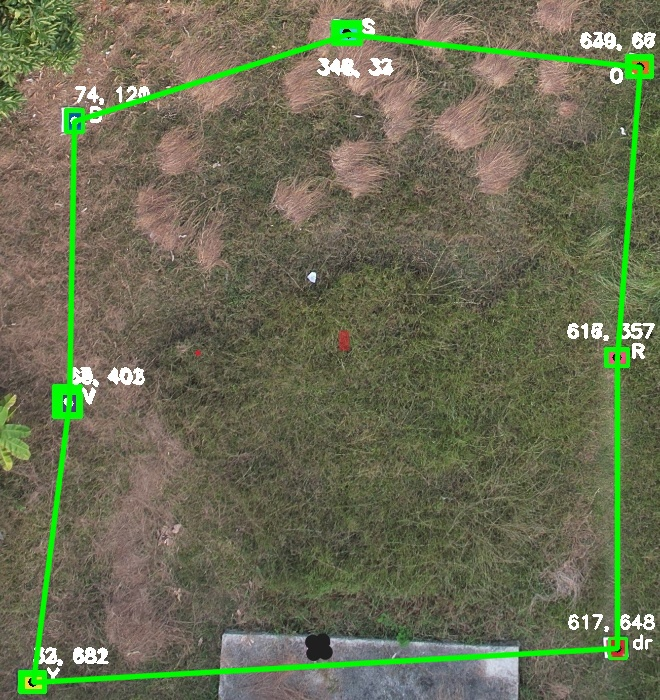
#> input picture Pollygon.jpg, 660 x 700 px, given in place of DJI_0210.JPG, which was not available
$ jupyter execute trackbar.ipynb
#> lines starting #> are read from the running program, lines starting #| are printed output that depends on the picture; after the words box and inside, x2 and y2 are one past the last pixel; in counts of white or black regions, pixels touching at a corner belong together; pictures that were not available may be replaced by others from this repository, and a replacement may not be noted
[cell 1]
# import time
# import numpy as np
# import cv2

[cell 2]
# img=cv2.imread("C:/Users/Dharma Dev/Desktop/Project/drone/DJI_202.jpg")

[cell 3]
 # [13 lines of commented-out code are left out]

[cell 4]
import time
import numpy as np
import cv2


def nothing(x):
    pass
cv2.namedWindow("Trackbars")
cv2.createTrackbar("L - H", "Trackbars", 0, 179, nothing)
#> slider 'L - H' is set to 35
cv2.createTrackbar("L - S", "Trackbars", 0, 255, nothing)
#> slider 'L - S' is set to 51
cv2.createTrackbar("L - V", "Trackbars", 0, 255, nothing)
#> slider 'L - V' is set to 51
cv2.createTrackbar("U - H", "Trackbars", 179, 179, nothing)
cv2.createTrackbar("U - S", "Trackbars", 255, 255, nothing)
cv2.createTrackbar("U - V", "Trackbars", 255, 255, nothing)


while True:
    frame=cv2.imread("C:/Users/Dharma Dev/Desktop/Project/drone2/DJI_0210.JPG")
#> frame is the input picture: shape (700, 660, 3); mean B, G, R 83, 109.4, 106.2
    frame=cv2.resize(frame,(660,700))
    hsv = cv2.cvtColor(frame, cv2.COLOR_BGR2HSV)
#> hsv: shape (700, 660, 3); mean H, S, V 29.8, 70.6, 116.6

    l_h = cv2.getTrackbarPos("L - H", "Trackbars")
    l_s = cv2.getTrackbarPos("L - S", "Trackbars")
    l_v = cv2.getTrackbarPos("L - V", "Trackbars")
    u_h = cv2.getTrackbarPos("U - H", "Trackbars")
    u_s = cv2.getTrackbarPos("U - S", "Trackbars")
    u_v = cv2.getTrackbarPos("U - V", "Trackbars")
    lower_blue = np.array([l_h, l_s, l_v])
    upper_blue = np.array([u_h, u_s, u_v])
    mask = cv2.inRange(hsv, lower_blue, upper_blue)
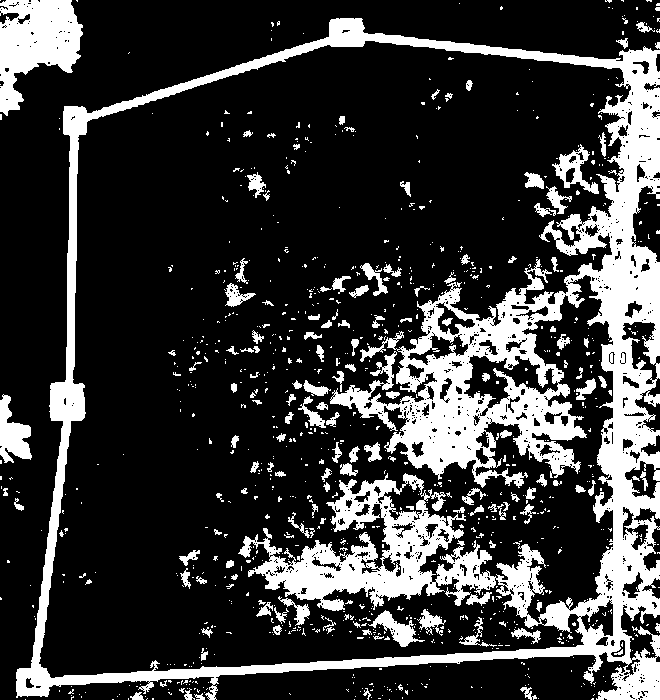
#> mask: shape (700, 660); 22.6% white; 952 white regions (806 under 20 px), largest, box (x1, y1, x2, y2) and area: (16, 18, 660, 700) 82168, (0, 0, 83, 116) 5766, (0, 394, 32, 463) 1257
    result = cv2.bitwise_and(frame, frame, mask=mask)
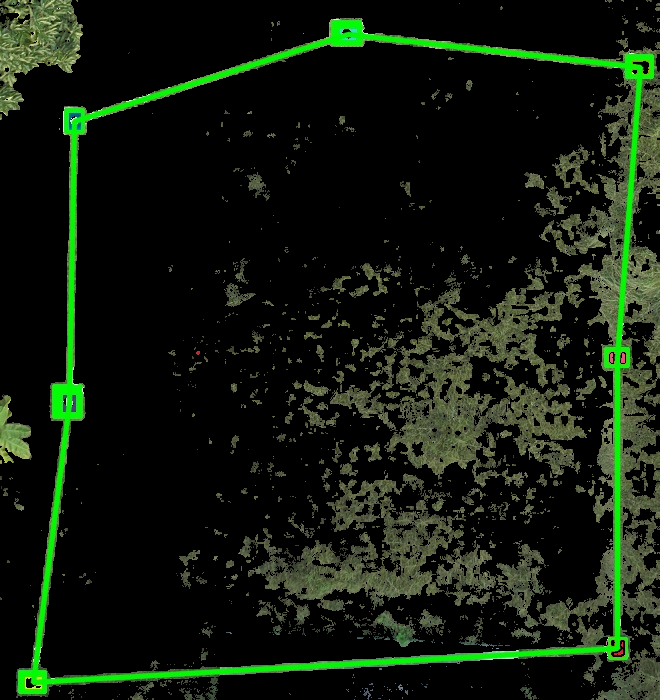
#> result: shape (700, 660, 3); mean B, G, R 13.7, 27.5, 17.9

    # show thresholded image
    cv2.imshow("mask", mask)
    cv2.imshow("result", result)


    if cv2.waitKey(1) & 0xFF == ord("f"):
#> (key Esc is pressed here)
         break
cv2.destroyAllWindows()

$ run again, on sumit.jpg
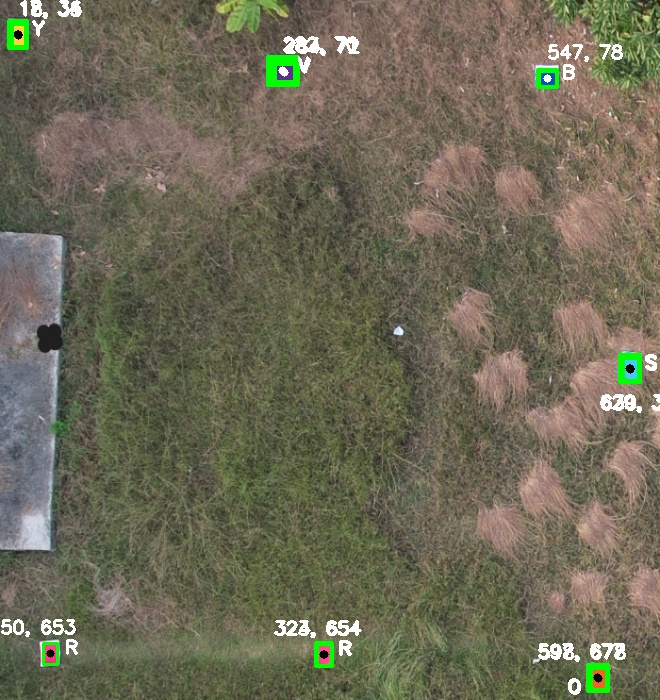
#> input picture sumit.jpg, 660 x 700 px, given in place of DJI_0210.JPG, which was not available
#> frame is the input picture: shape (700, 660, 3); mean B, G, R 85.6, 105.8, 109.3
#> hsv: shape (700, 660, 3); mean H, S, V 29.1, 64, 113.4
#> `mask = cv2.inRange(hsv, lower_blue, upper_blue)`:
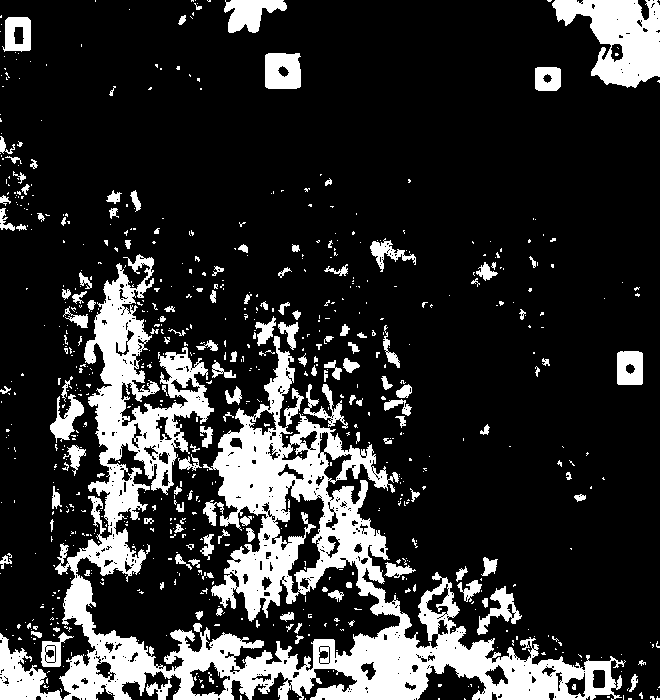
#> mask: shape (700, 660); 18.8% white; 744 white regions (601 under 20 px), largest, box (x1, y1, x2, y2) and area: (55, 254, 626, 700) 59551, (552, 0, 660, 88) 5581, (0, 633, 62, 700) 1936
#> `result = cv2.bitwise_and(frame, frame, mask=mask)`:
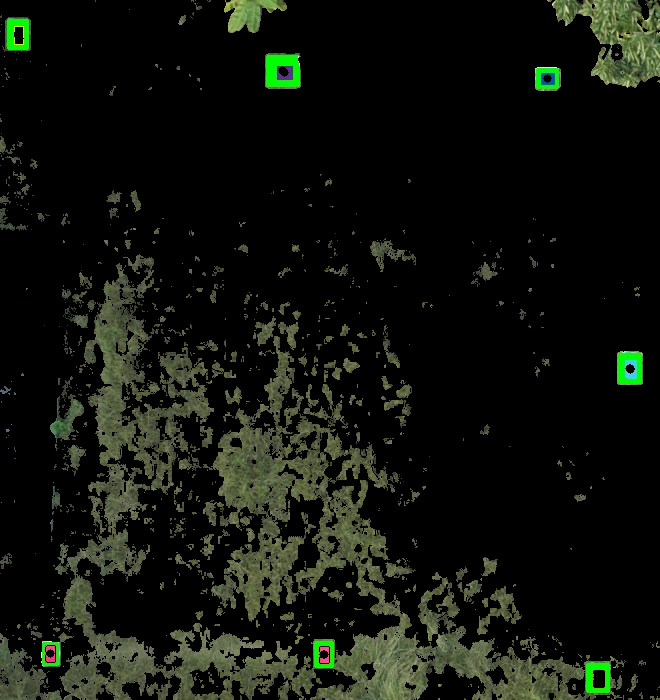
#> result: shape (700, 660, 3); mean B, G, R 12.7, 19.8, 16.6
